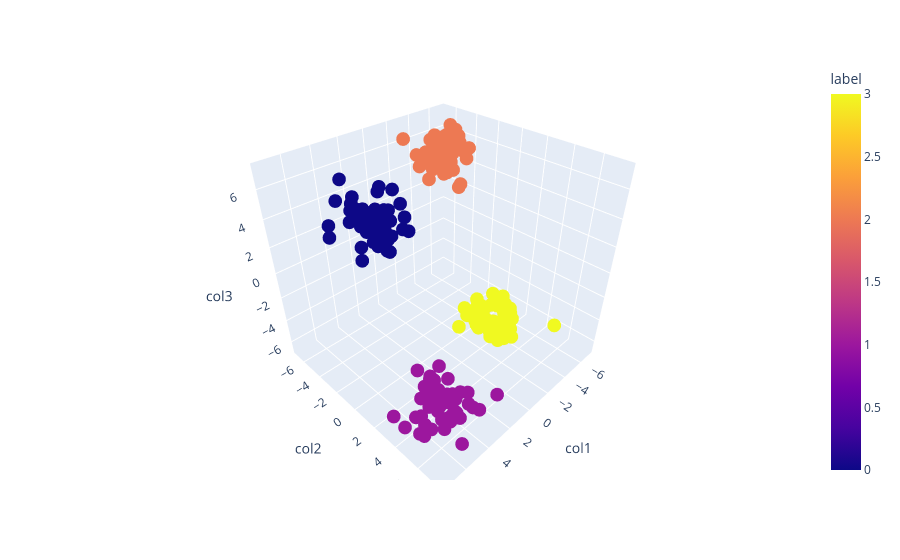

Notebook cell for this chart:
### Code cell
# Import plotly
import plotly.express as px

# Create a DataFrame
df = pd.DataFrame()
df['col1'] = X[:,0]
df['col2'] = X[:,1]
df['col3'] = X[:,2]
df['label'] = y_pred

# 3D_Scatter Plot
fig = px.scatter_3d(df, x='col1', y='col2', z='col3', color='label')

# show the plot
fig.show()

### Figure 1 — Plotly figure (JSON) as saved in the notebook; plotly's stock layout.template omitted (floating-point values rounded to 4 significant figures; data arrays with more than 128 entries replaced by an {"elided": "..."} marker saying what was removed)
{"data": [{"hovertemplate": "col1=%{x}<br>col2=%{y}<br>col3=%{z}<br>label=%{marker.color}<extra></extra>", "legendgroup": "", "marker": {"color": {"elided": "200 int values"}, "coloraxis": "coloraxis", "symbol": "circle"}, "mode": "markers", "name": "", "scene": "scene", "showlegend": false, "type": "scatter3d", "x": {"elided": "200 float values"}, "y": {"elided": "200 float values"}, "z": {"elided": "200 float values"}}], "layout": {"coloraxis": {"colorbar": {"title": {"text": "label"}}, "colorscale": [[0, "#0d0887"], [0.1111, "#46039f"], [0.2222, "#7201a8"], [0.3333, "#9c179e"], [0.4444, "#bd3786"], [0.5556, "#d8576b"], [0.6667, "#ed7953"], [0.7778, "#fb9f3a"], [0.8889, "#fdca26"], [1, "#f0f921"]]}, "legend": {"tracegroupgap": 0}, "margin": {"t": 60}, "scene": {"domain": {"x": [0, 1], "y": [0, 1]}, "xaxis": {"title": {"text": "col1"}}, "yaxis": {"title": {"text": "col2"}}, "zaxis": {"title": {"text": "col3"}}}}}
